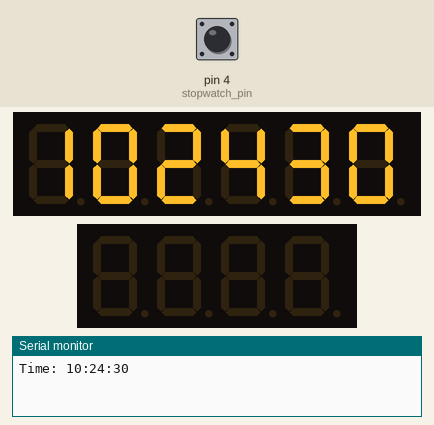
The sketch below on a simulated Arduino Uno, built with avr-gcc and run on an emulated ATmega328P. On the bench: 6-digit seven-segment display, 4-digit seven-segment display, the last lines printed to the serial monitor. Inputs (shaded band) come from the test bench; at power-on: pin 4 (stopwatch_pin) HIGH. The local clock reads 2024-03-15 10:24:30 at power-on unless the sketch sets it.

Above: at 1.2 s.
1.3 s: pin 4 (stopwatch_pin) pulled LOW for 1.5 s
At 4.2 s:
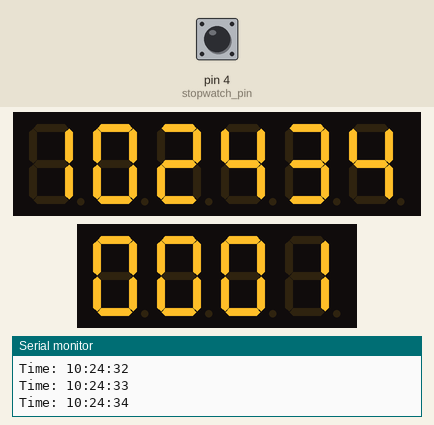
4.3 s: pin 4 (stopwatch_pin) pulled LOW for 1.5 s
At 6.8 s:
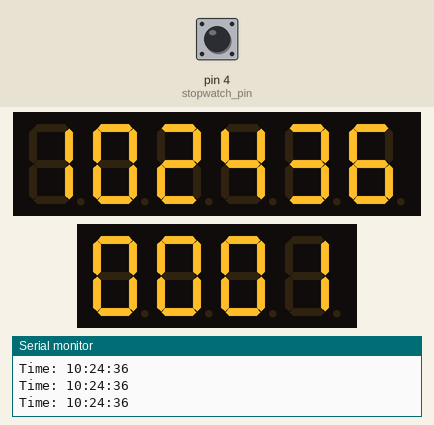
7.3 s: pin 4 (stopwatch_pin) pulled LOW for 3.2 s
At 9.8 s:
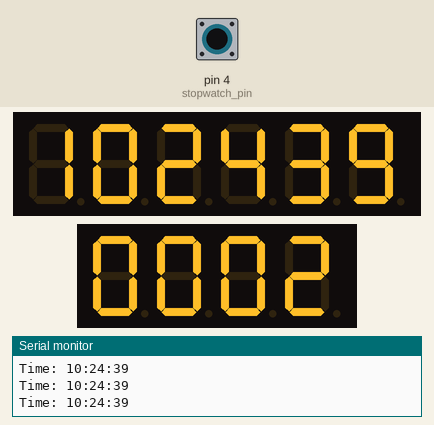
Timing chart, 0 to 11.3 s (numbered marks = the images above; inputs shaded):
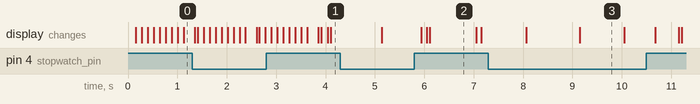

Measured:
- what the display in image 2 shows lasts 1.0 s, from 6.1 s to 7.1 s

The sketch:

soyuz_inspired_clock_code.ino
```cpp
#include <Wire.h>
#include <Rtc_Pcf8563.h>
#include <TM1637TinyDisplay6.h>
#include <TM1637TinyDisplay.h>

// Main Display pins
#define CLK 11
#define DIO 10

// Stopwatch Display pins
#define STP_CLK 9
#define STP_DIO 8

// Create RTC and Display objects
Rtc_Pcf8563 rtc;
TM1637TinyDisplay6 main_display(CLK, DIO);
TM1637TinyDisplay stp_display(STP_CLK, STP_DIO);

// Input pins
const int mode_pin = 6;
const int setting_time_pin = 7;
const int time_input_pin = 5;
// The latching button for the stopwatch: it is HIGH by default and goes LOW when pressed.
const int stopwatch_pin = 4;

// Stopwatch variables
unsigned long stopwatch_elapsed = 0;      // Elapsed time in seconds
unsigned long stopwatch_start_time = 0;   // The RTC time (in seconds) when the stopwatch started
bool stopwatch_running = false;           // Whether the stopwatch is actively counting
int prev_button_state = HIGH;             // Default state is HIGH

// Helper function to get total seconds from RTC (since midnight)
unsigned long getRtcTotalSeconds() {
  int hr = rtc.getHour();
  int min = rtc.getMinute();
  int sec = rtc.getSecond();
  return (unsigned long)hr * 3600UL + (unsigned long)min * 60UL + sec;
}

void setup() {
  Serial.begin(9600);

  // Setup pins. The non-stopwatch pins use internal pull-ups.
  pinMode(mode_pin, INPUT_PULLUP);
  pinMode(setting_time_pin, INPUT_PULLUP);
  pinMode(time_input_pin, INPUT_PULLUP);
  // Use INPUT_PULLUP for the stopwatch pin (button is normally HIGH and goes LOW when pressed).
  pinMode(stopwatch_pin, INPUT_PULLUP);

  // Initialize the displays.
  main_display.setBrightness(BRIGHT_HIGH);
  main_display.clear();
  stp_display.setBrightness(BRIGHT_HIGH);
  stp_display.clear();
}

void loop() {
  // -------- RTC Clock Update (Main Display) --------
  int hr  = rtc.getHour();
  int min = rtc.getMinute();
  int sec = rtc.getSecond();

  // Debug output for the RTC time.
  Serial.print("Time: ");
  Serial.print(hr);
  Serial.print(":");
  Serial.print(min);
  Serial.print(":");
  Serial.println(sec);

  // Build a six-digit number in hhmmss format.
  long timeInt = (long)hr * 10000L + min * 100L + sec;
  char timeStr[7];  // 6 digits + null terminator.
  sprintf(timeStr, "%06ld", timeInt);
  main_display.showString(timeStr);

  // -------- Stopwatch Update (Using RTC as Time Source) --------
  int buttonState = digitalRead(stopwatch_pin);

  // When the pin is HIGH, clear the stopwatch and start counting.
  if (buttonState == HIGH) {
    // On a transition from LOW to HIGH, reset the stopwatch.
    if (prev_button_state == LOW) {
      stopwatch_start_time = getRtcTotalSeconds();
      stopwatch_elapsed = 0;
    }
    stopwatch_running = true;

    // Use the RTC to calculate elapsed seconds.
    unsigned long current_total = getRtcTotalSeconds();
    // Handle midnight wrap-around.
    if (current_total < stopwatch_start_time)
      current_total += 86400UL;
    stopwatch_elapsed = current_total - stopwatch_start_time;
  }
  else {
    // When the pin is LOW, pause the stopwatch.
    stopwatch_running = false;
    // stopwatch_elapsed remains unchanged (frozen).
  }

  // Save the current button state for edge detection.
  prev_button_state = buttonState;

  // Format the stopwatch time as mm:ss.
  unsigned int display_minutes = stopwatch_elapsed / 60;
  unsigned int display_seconds = stopwatch_elapsed % 60;
  char stopwatchStr[5];  // 4 digits + null terminator.
  sprintf(stopwatchStr, "%02u%02u", display_minutes, display_seconds);


  // Short delay to ensure both displays update simultaneously.
  main_display.showString(timeStr);
  stp_display.showString(stopwatchStr);
  delay(100);
}
```
